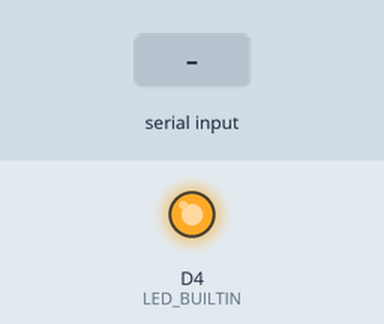
The sketch below on a simulated ESP8266 (NodeMCU). On the bench: output pins drawn as LEDs (lit = HIGH, except the on-board LED, lit = LOW). The test bench sets the inputs (shaded band). What the sketch prints to the serial monitor is not drawn.

Above: at 1.2 s.
1.3 s: "1" received over the second serial link
At 2.2 s:
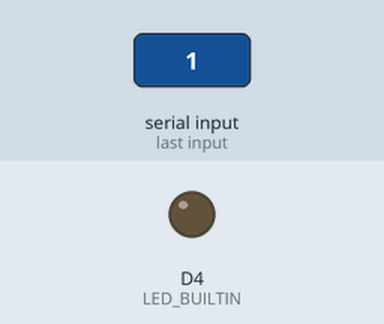
Timing chart, 0 to 4.3 s (numbered marks = the images above; inputs shaded):
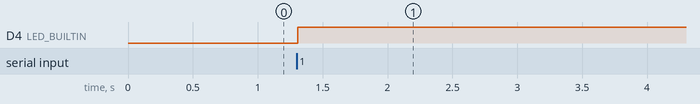

Measured:
- after the input at 1.3 s, D4 (LED_BUILTIN): LOW → HIGH at once

The sketch:

esp32.ino
```cpp
#define RX2 D4
#define TX2 D5

void setup() {
  pinMode(D4, INPUT);
  pinMode(D5, OUTPUT);
  pinMode(LED_BUILTIN, OUTPUT);

  Serial.begin(9600);

  Serial2.begin(9600, SERIAL_8N1, RX2, TX2);
}

void loop() {
  Serial.println("ricevo: ");
  if (Serial2.available()>0) { digitalWrite(LED_BUILTIN, HIGH);
      Serial.println(Serial2.read());
  }
}
```
